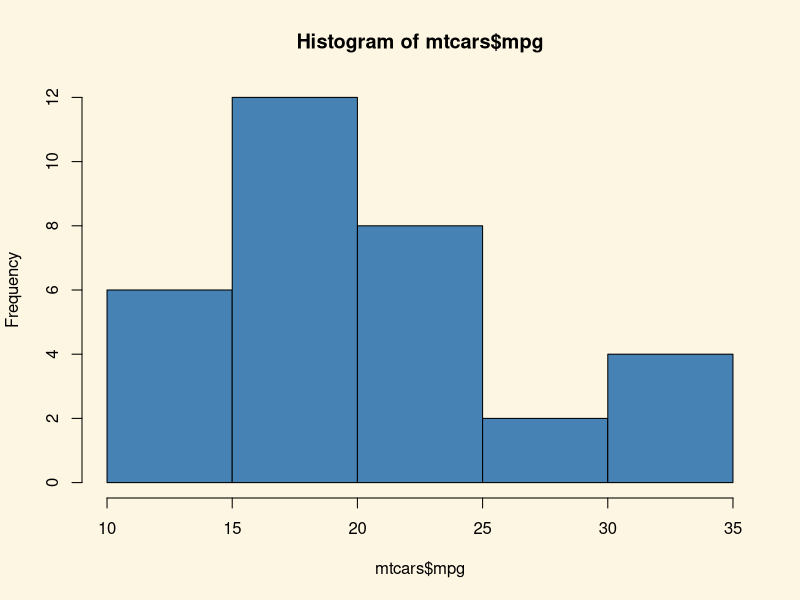
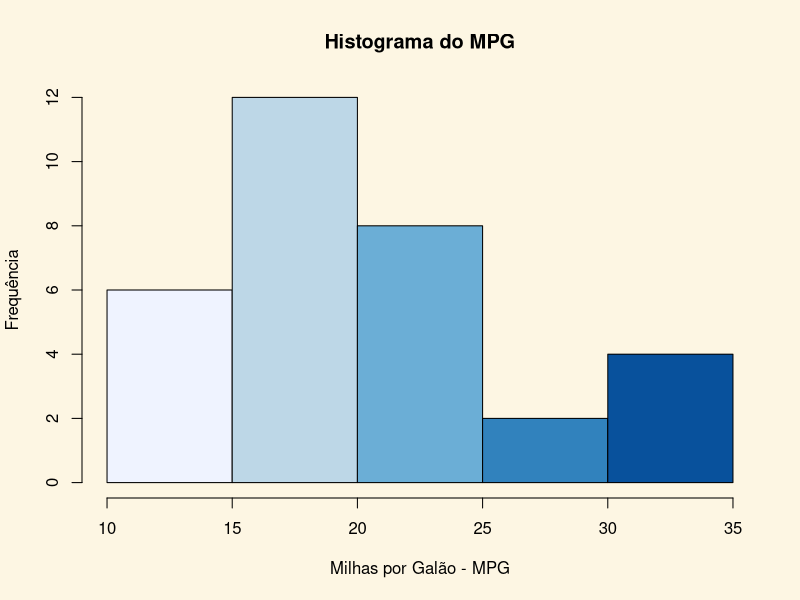
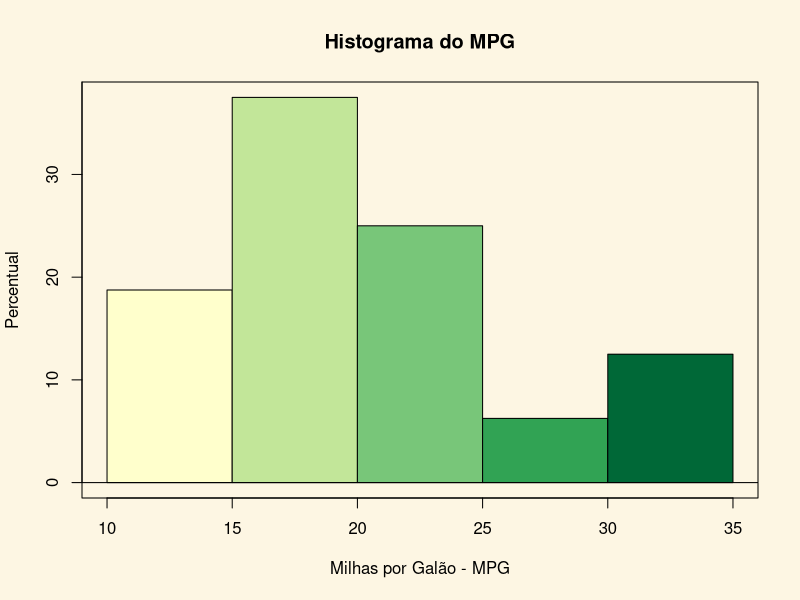
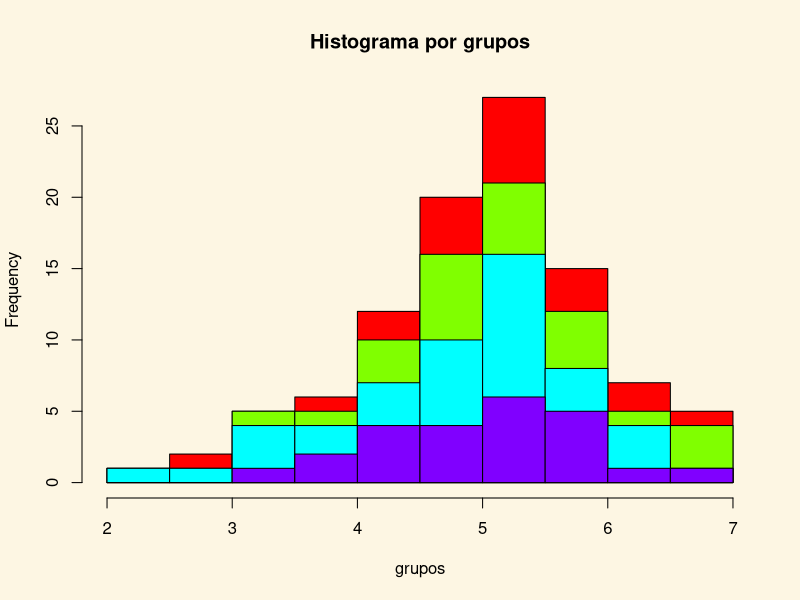

Recreate these plots in R, in order.
## ---- chunk 1
knitr::opts_chunk$set(echo = TRUE)
require(RcmdrMisc)
## ---- chunk 2
par(bg="#fdf6e3") 
data(mtcars)
hist(mtcars$mpg,col="steelblue")

## ---- chunk 3
library(RColorBrewer)
par(bg="#fdf6e3") 
#display.brewer.all()
COR<-brewer.pal(5,"Blues")

#COR
hist(mtcars$mpg,col=COR,main="Histograma do MPG",xlab = "Milhas por Galão - MPG", ylab = "Frequência")
COR<-brewer.pal(5,"YlGn")
Hist(mtcars$mpg,col=COR, scale="percent",main="Histograma do MPG",xlab = "Milhas por Galão - MPG", ylab = "Percentual")

## ---- chunk 4

## ---- chunk 5

## ---- chunk 6
par(bg="#fdf6e3") 
library(plotrix)
df<-data.frame(len=rnorm(100)+5,
   grp=sample(c("A","B","C","D"),100,replace=TRUE))
  histStack(len~grp,data=df,main="Histograma por grupos",
   xlab="grupos")
